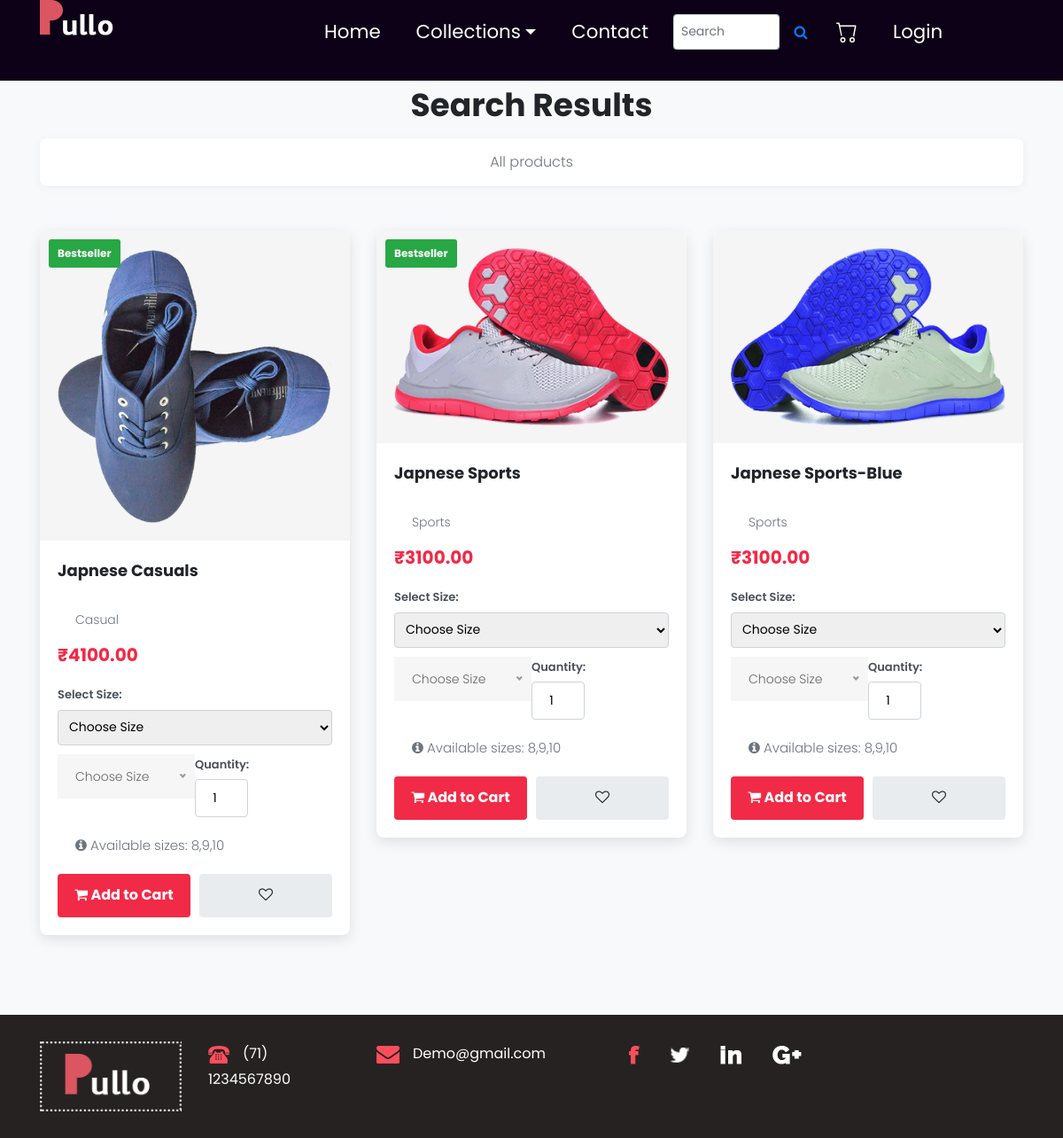
The app's page /search/ with its own data.
### app/models.py (models this page shows, shortened)
class Shoes(models.Model):
    shoe_id = models.AutoField(primary_key=True)
    name = models.CharField(max_length=100)
    size = models.CharField(max_length=10)
    quantity = models.PositiveIntegerField()
    price = models.DecimalField(max_digits=10, decimal_places=2)
    image = models.ImageField(upload_to='shoes/')
    bestseller = models.BooleanField(default=False)
    description = models.TextField(blank=True)
    category = models.CharField(max_length=20)

class Boots(models.Model):
    boot_id = models.AutoField(primary_key=True)
    name = models.CharField(max_length=100)
    size = models.CharField(max_length=10)
    quantity = models.PositiveIntegerField()
    price = models.DecimalField(max_digits=10, decimal_places=2)
    image = models.ImageField(upload_to='boots/')
    bestseller = models.BooleanField(default=False)
    description = models.TextField(blank=True)
    category = models.CharField(max_length=20)

### app/views.py (the view)
# urls.py: path('search/', views.search, name='search'),
def search(request):
    query = request.GET.get('query', '')
    return render(request, 'search.html', {
        'query': query,
        'shoes_results': Shoes.objects.filter(name__icontains=query),
        'boots_results': Boots.objects.filter(name__icontains=query)
    })

### template/search.html (shortened to what this page needs)
{% load static %}
<!DOCTYPE html>
<html lang="en">
   <head>
      <link rel="stylesheet" href="{% static 'css/bootstrap.min.css' %}">
      <link rel="stylesheet" href="{% static 'css/style.css' %}">
      <link rel="stylesheet" href="{% static 'css/responsive.css' %}">
      <link rel="stylesheet" href="{% static 'css/jquery.mCustomScrollbar.min.css' %}">
      <link rel="stylesheet" href="https://netdna.bootstrapcdn.com/font-awesome/4.0.3/css/font-awesome.css">
      <link rel="stylesheet" href="{% static 'css/owl.carousel.min.css' %}">
      <link rel="stylesheet" href="{% static 'css/owl.theme.default.min.css' %}">
      <link rel="stylesheet" href="https://cdnjs.cloudflare.com/ajax/libs/fancybox/2.1.5/jquery.fancybox.min.css" media="screen">
   </head>
   <body class="main-layout">
      {% include 'header.html' %}
      <div class="shoes_section">
         <div class="container">
            <div class="shoes_section_heading">
               <h2>Search Results</h2>
               <div class="search-info">
                  <p>
                     {% if query %}
                        Showing results for: <span class="query">"{{ query }}"</span>
                     {% else %}
                        All products
                     {% endif %}
                  </p>
               </div>
            </div>
            {% if shoes_results or boots_results %}
               <div class="row">
                  {% for shoe in shoes_results %}
                  <div class="col-md-4 col-sm-6">
                     <div class="shoe-item" data-id="{{ shoe.shoe_id }}">
                        <div class="shoe-img">
                           {% if shoe.bestseller %}
                              <span class="new-tag">Bestseller</span>
                           {% endif %}
                           <img src="{{ shoe.image.url }}" alt="{{ shoe.name }}">
                        </div>
                        <div class="shoe-info">
                           <h3 class="shoe-name">{{ shoe.name }}</h3>
                           <p class="shoe-category">{{ shoe.category }}</p>
                           <div class="shoe-price">
                              <span>₹{{ shoe.price|floatformat:2 }}</span>
                           </div>
                           <form class="add-to-cart-form" data-product-type="shoes" data-product-id="{{ shoe.shoe_id }}">
                              <div class="shoe-rating">
                                 <label for="size-shoe-{{ shoe.shoe_id }}">Select Size:</label>
                                 <select name="size" id="size-shoe-{{ shoe.shoe_id }}" required>
                                    <option value="" disabled selected>Choose Size</option>
                                 </select>
                                 <label for="qty-shoe-{{ shoe.shoe_id }}">Quantity:</label>
                                 <input type="number" name="quantity" id="qty-shoe-{{ shoe.shoe_id }}" value="1" min="1" max="10">
                              </div>
                              <div class="shoe-sizes">
                                 <p><i class="fa fa-info-circle"></i> Available sizes: {{ shoe.size }}</p>
                              </div>
                              <div class="shoe-actions">
                                 <button type="submit" class="btn-cart">
                                    <i class="fa fa-shopping-cart"></i> Add to Cart
                                 </button>
                                 <button type="button" class="btn-wishlist" data-id="{{ shoe.shoe_id }}" data-type="shoes">
                                    <i class="fa fa-heart-o"></i>
                                 </button>
                              </div>
                           </form>
                        </div>
                     </div>
                  </div>
                  {% endfor %}
                  {% for boot in boots_results %}
                  <div class="col-md-4 col-sm-6">
                     <div class="shoe-item" data-id="{{ boot.boot_id }}">
                        <div class="shoe-img">
                           {% if boot.bestseller %}
                              <span class="new-tag">Bestseller</span>
                           {% endif %}
                           <img src="{{ boot.image.url }}" alt="{{ boot.name }}">
                        </div>
                        <div class="shoe-info">
                           <h3 class="shoe-name">{{ boot.name }}</h3>
                           <p class="shoe-category">{{ boot.category }}</p>
                           <div class="shoe-price">
                              <span>₹{{ boot.price|floatformat:2 }}</span>
                           </div>
                           <form class="add-to-cart-form" data-product-type="boots" data-product-id="{{ boot.boot_id }}">
                              <div class="shoe-rating">
                                 <label for="size-boot-{{ boot.boot_id }}">Select Size:</label>
                                 <select name="size" id="size-boot-{{ boot.boot_id }}" required>
                                    <option value="" disabled selected>Choose Size</option>
                                 </select>
                                 <label for="qty-boot-{{ boot.boot_id }}">Quantity:</label>
                                 <input type="number" name="quantity" id="qty-boot-{{ boot.boot_id }}" value="1" min="1" max="10">
                              </div>
                              <div class="shoe-sizes">
                                 <p><i class="fa fa-info-circle"></i> Available sizes: {{ boot.size }}</p>
                              </div>
                              <div class="shoe-actions">
                                 <button type="submit" class="btn-cart">
                                    <i class="fa fa-shopping-cart"></i> Add to Cart
                                 </button>
                                 <button type="button" class="btn-wishlist" data-id="{{ boot.boot_id }}" data-type="boots">
                                    <i class="fa fa-heart-o"></i>
                                 </button>
                              </div>
                           </form>
                        </div>
                     </div>
                  </div>
                  {% endfor %}
               </div>
            {% endif %}
         </div>
      </div>
      {% include 'footer.html' %}
   </body>
</html>

### static/css/style.css (style rules this page uses)
* { box-sizing: border-box !important; transition: ease all 0.5s; }
html { scroll-behavior: smooth; }
body { color: #666666; font-size: 14px; font-family: Poppins; line-height: 1.80857; font-weight: normal; overflow-x: hidden; }
h1, h2, h3, h4, h5, h6 { letter-spacing: 0; font-weight: normal; position: relative; padding: 0 0 10px 0; font-weight: normal; line-height: normal; color: #111111; margin: 0 }
h2 { font-size: 22px }
h3 { font-size: 18px }
*, *::after, *::before { -webkit-box-sizing: border-box; -moz-box-sizing: border-box; box-sizing: border-box; }
p { margin: 20px; font-weight: 300; font-size: 15px; line-height: 24px; }
img { max-width: 100%; height: auto; }
button { width: 100%; padding: 10px; background-color: #007bff; color: white; border: none; border-radius: 8px; font-size: 16px; cursor: pointer; }
button { border: 0; margin: 0; padding: 0; cursor: pointer; }
body { width:100%; height:100%; }
.carousel-inner,.carousel,.carousel-item,.container,.fill { height:100%; width:100%; background-position:center center; background-size:cover; }

### template/search.html (style rules this page uses)
.shoes_section { background-color: #f8f9fa; padding: 60px 0; min-height: 60vh; }
.shoes_section_heading { text-align: center; margin-bottom: 50px; }
.shoes_section_heading h2 { font-size: 36px; font-weight: bold; color: #212529; }
.shoes_section_heading p { color: #6c757d; max-width: 700px; margin: 0 auto; font-size: 16px; }
.search-info { background: white; padding: 15px 20px; border-radius: 8px; margin-bottom: 30px; box-shadow: 0 2px 10px rgba(0,0,0,0.05); }
.shoe-item { background: white; border-radius: 8px; overflow: hidden; box-shadow: 0 5px 15px rgba(0,0,0,0.1); margin-bottom: 30px; transition: all 0.3s ease; }
.shoe-img { position: relative; overflow: hidden; padding: 20px; background: #f5f5f5; text-align: center; }
.shoe-img img { max-width: 100%; height: auto; transition: transform 0.5s ease; }
.shoe-img .new-tag { position: absolute; top: 10px; left: 10px; background: #28a745; color: white; padding: 5px 10px; font-size: 12px; font-weight: bold; border-radius: 3px; }
.shoe-info { padding: 20px; }
.shoe-name { font-size: 18px; font-weight: bold; margin-bottom: 10px; color: #212529; }
.shoe-category { font-size: 14px; color: #6c757d; margin-bottom: 10px; text-transform: capitalize; }
.shoe-price { font-size: 20px; font-weight: bold; color: #f12a47; margin-bottom: 15px; }
.shoe-rating { margin-bottom: 15px; }
.shoe-rating label { display: block; font-size: 13px; font-weight: 600; margin-bottom: 5px; color: #495057; }
.shoe-rating select { width: 100%; padding: 8px; border: 1px solid #ced4da; border-radius: 4px; margin-bottom: 10px; font-size: 14px; }
.shoe-rating input[type="number"] { width: 60px; padding: 8px; border: 1px solid #ced4da; border-radius: 4px; text-align: center; font-size: 14px; }
.shoe-sizes { margin: 10px 0 15px; font-size: 13px; color: #6c757d; }
.shoe-actions { display: flex; gap: 10px; }
.btn-cart, .btn-wishlist { flex: 1; padding: 10px; border: none; border-radius: 4px; font-weight: bold; cursor: pointer; transition: all 0.3s ease; }
.btn-cart { background: #f12a47; color: white; }
.btn-wishlist { background: #e9ecef; color: #212529; }

### records on screen
Shoes: bestseller "Bestseller", image (picture), name "Japnese Casuals", category "Casual", price "4100.00", size "8,9,10"
Boots: bestseller "Bestseller", image (picture), name "Japnese Sports", category "Sports", price "3100.00", size "8,9,10"
Boots: image (picture), name "Japnese Sports-Blue", category "Sports", price "3100.00", size "8,9,10"
